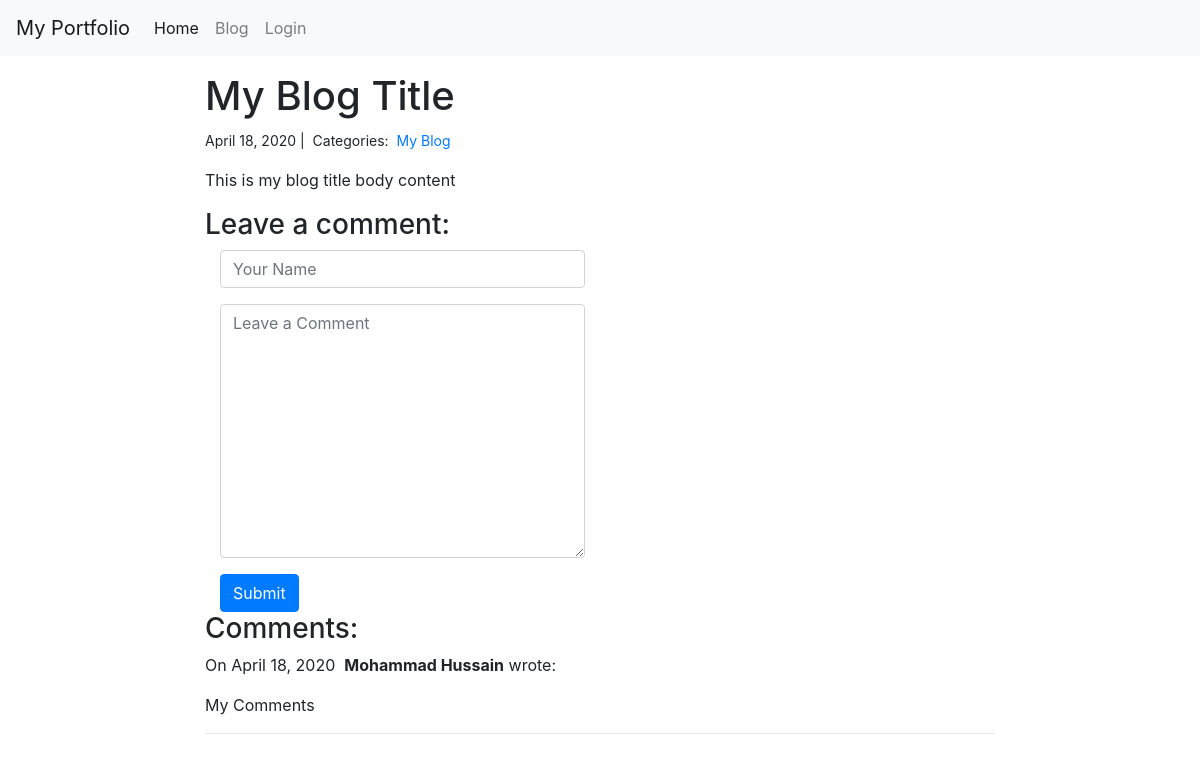
Page /blog/blog_detail/1/ on the earlier database version.
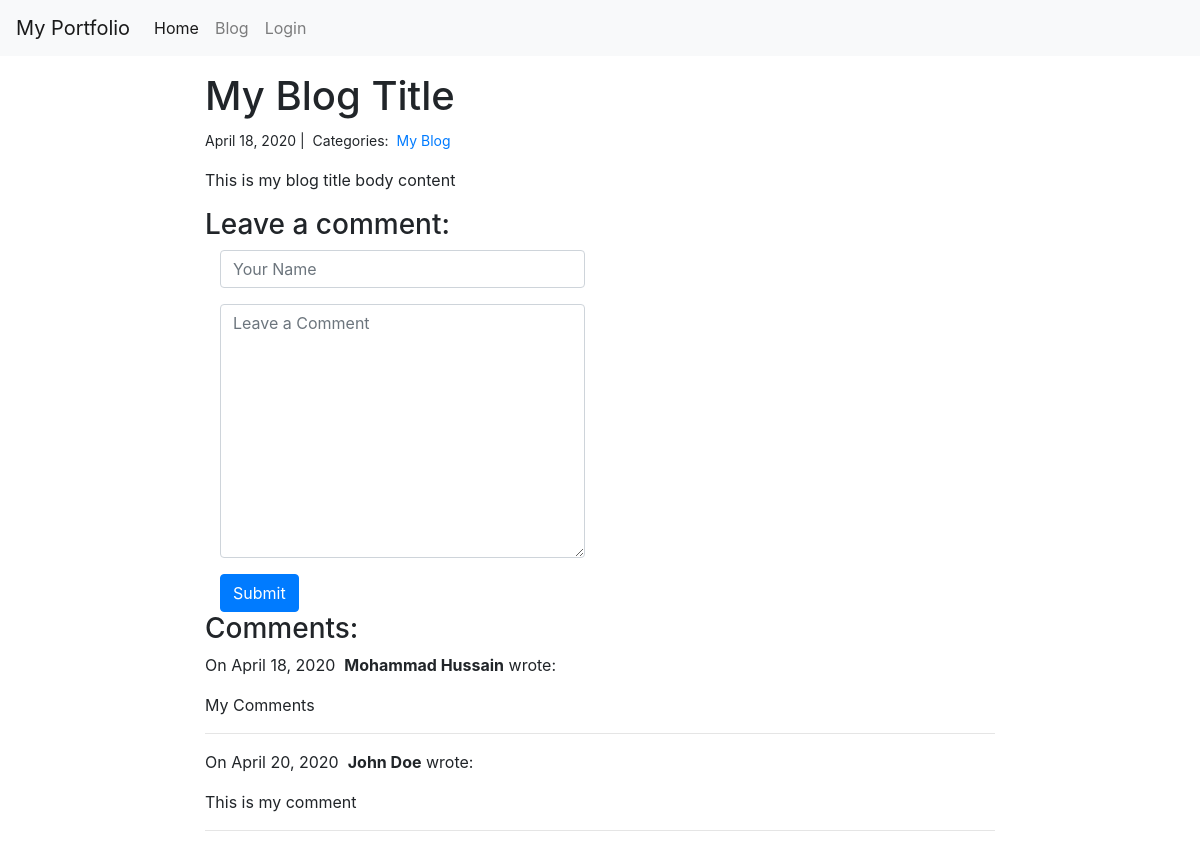
Same page on the later database version.
### blog/models.py (models this page shows)
class Category(models.Model):
    name = models.CharField(max_length=20)

class Comment(models.Model):
    author = models.CharField(max_length=60)
    body = models.TextField()
    created_on = models.DateTimeField(auto_now_add=True)
    post = models.ForeignKey('Post', on_delete=models.CASCADE)

### blog/views.py (the view, shortened to what this page needs)
# urls.py: path('blog_detail/<int:blog_id>/', views.blog_detail, name='blog_detail'),
def blog_detail(request, blog_id):
    post = Post.objects.get(id=blog_id)
    form = CommentForm()
    comments = Comment.objects.filter(post=post)
    context = {
        'post': post,
        'comments': comments,
        'form': form,
    }
    return render(request, 'blog_detail.html', context)

### blog/forms.py
class CommentForm(forms.Form):
    author = forms.CharField(max_length=60,
                             widget=forms.TextInput(attrs=
                                                    {'class': 'form-control',
                                                     'placeholder': 'Your Name'}))
    body = forms.CharField(widget=forms.Textarea(attrs={
        'class': 'form-control',
        'placeholder': 'Leave a Comment'
    }))

### templates/blog_detail.html (shortened to what this page needs)
{% extends 'base.html' %}
{% load bootstrap4 %}
{% block content %}
    <div class="row">
        <div class="col-8 mt-3">
            <h1>{{ post.title }}</h1>
    <small>
        {{ post.create_on.date }} |&nbsp;
        Categories:&nbsp;
        {% for category in post.categories.all %}
        <a href="{% url 'blog:blog_category' category.name %}">
            {{ category.name }}
        </a>&nbsp;
        {% endfor %}
    </small>
    <p>{{ post.body | linebreaks }}</p>
    <h3>Leave a comment:</h3>
        <div class="col-6">
          <form action="{% url 'blog:blog_detail' post.id %}" method="post">
            <div class="form-group">
                {{ form.author }}
            </div>
            <div class="form-group">
                {{ form.body }}
            </div>
            <button type="submit" class="btn btn-primary">Submit</button>
          </form>
        </div>
          <h3>Comments:</h3>
    {% for comment in comments %}
    <p>
        On {{comment.created_on.date }}&nbsp;
        <b>{{ comment.author }}</b> wrote:
    </p>
    <p>{{ comment.body }}</p>
    <hr>
    {% endfor %}
        </div>
    </div>
{% endblock %}

Differences in the rows shown:
added Comment: created_on "April 20, 2020", author "John Doe", body "This is my comment"
